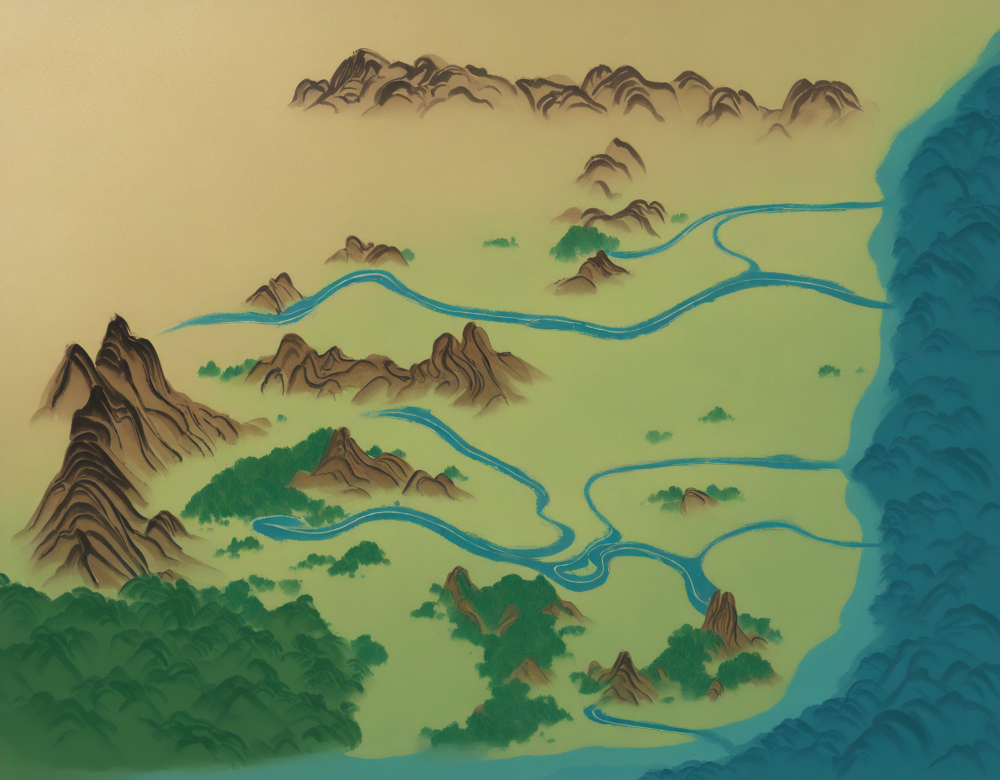
#> input picture assets/map/map.jpg, 2000 x 1560 px (shown at 1/2 size)
$ python padflip.py ../../../map/map.jpg ../../../map/clouds.png
#> lines starting #> are read from the running program, lines starting #| are printed output that depends on the picture
# -*- coding: utf-8 -*-
"""SDXL 원본(832×1216) → Qwen stand 고치기 입력: [--flip] 뒤 좌우에 배경색(테두리 링 중앙값)을 덧대 1040×1216 (= 383:448, edit.py 가 고르는 944×1104 와 같은 비율).
   python padflip.py <src> <dst> [--flip]"""
import sys, numpy as np
from PIL import Image
src, dst = sys.argv[1], sys.argv[2]
im = Image.open(src).convert('RGB')
#> im is the input picture: PIL image 2000x1560 RGB; mean R, G, B 124, 141.2, 98.2
if '--flip' in sys.argv: im = im.transpose(Image.FLIP_LEFT_RIGHT)
a = np.array(im); w = 8
ring = np.concatenate([a[:w].reshape(-1, 3), a[-w:].reshape(-1, 3), a[:, :w].reshape(-1, 3), a[:, -w:].reshape(-1, 3)]); bg = tuple(int(v) for v in np.median(ring, 0))
#> after `bg = tuple((int(v) for v in np.median(ring, 0)))`: bg = (72, 137, 111)
W = round(im.height * 383 / 448); out = Image.new('RGB', (W, im.height), bg); out.paste(im, ((W - im.width) // 2, 0)); out.save(dst); print(dst, out.size, 'bg', bg)
#> after `W = round(im.height * 383 / 448)`: W = 1334
#> after `out = Image.new('RGB', (W, im.height), bg)`:
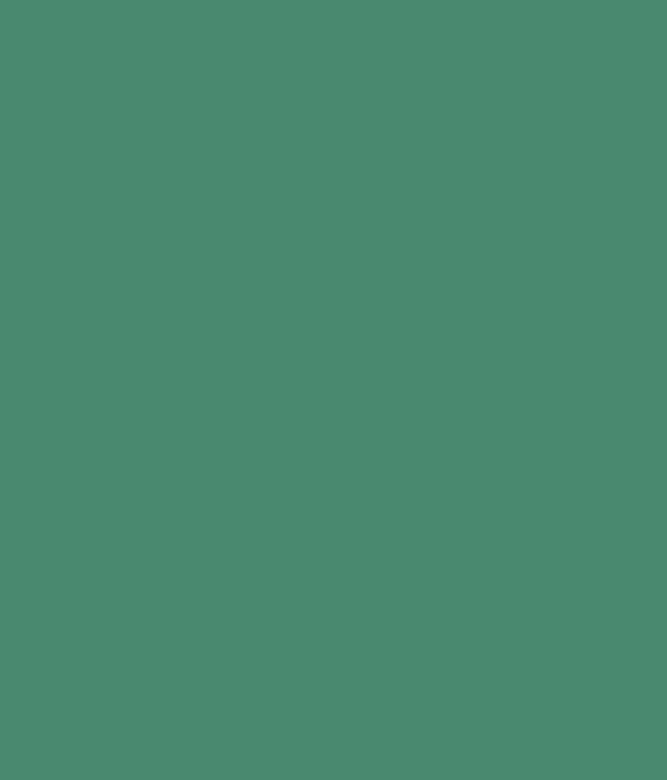
#> out: PIL image 1334x1560 RGB (shown at 1/2 size); mean R, G, B 72, 137, 111
#> after `out.paste(im, ((W - im.width) // 2, 0))`:
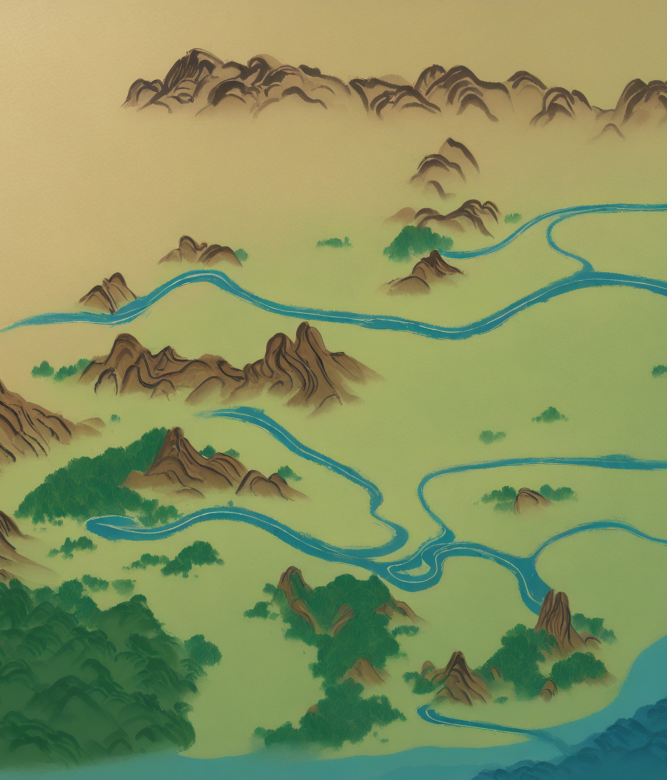
#> out: PIL image 1334x1560 RGB (shown at 1/2 size); mean R, G, B 134.7, 147.4, 96.6
#| ../../../map/clouds.png (1334, 1560) bg (72, 137, 111)
